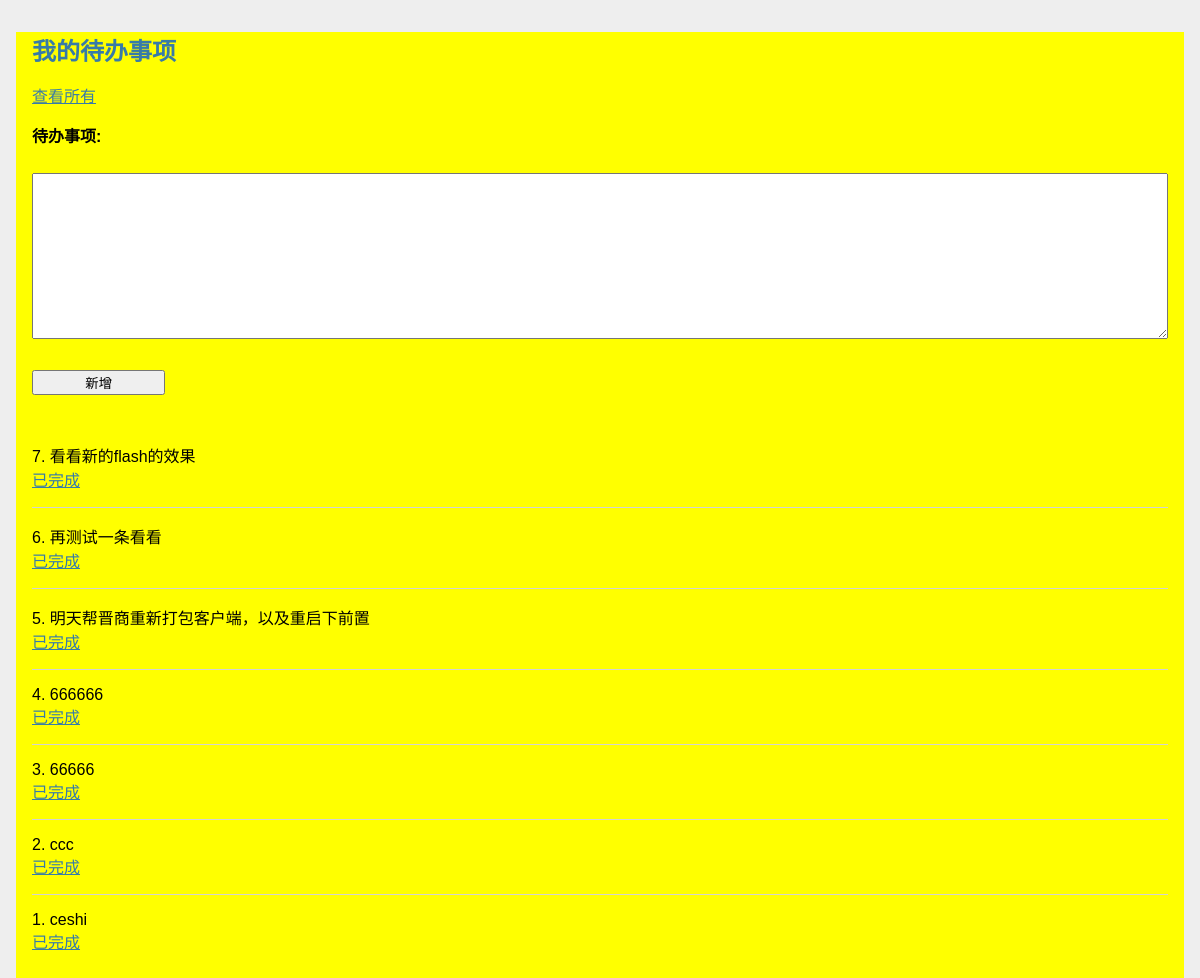
The app's page /, older data.
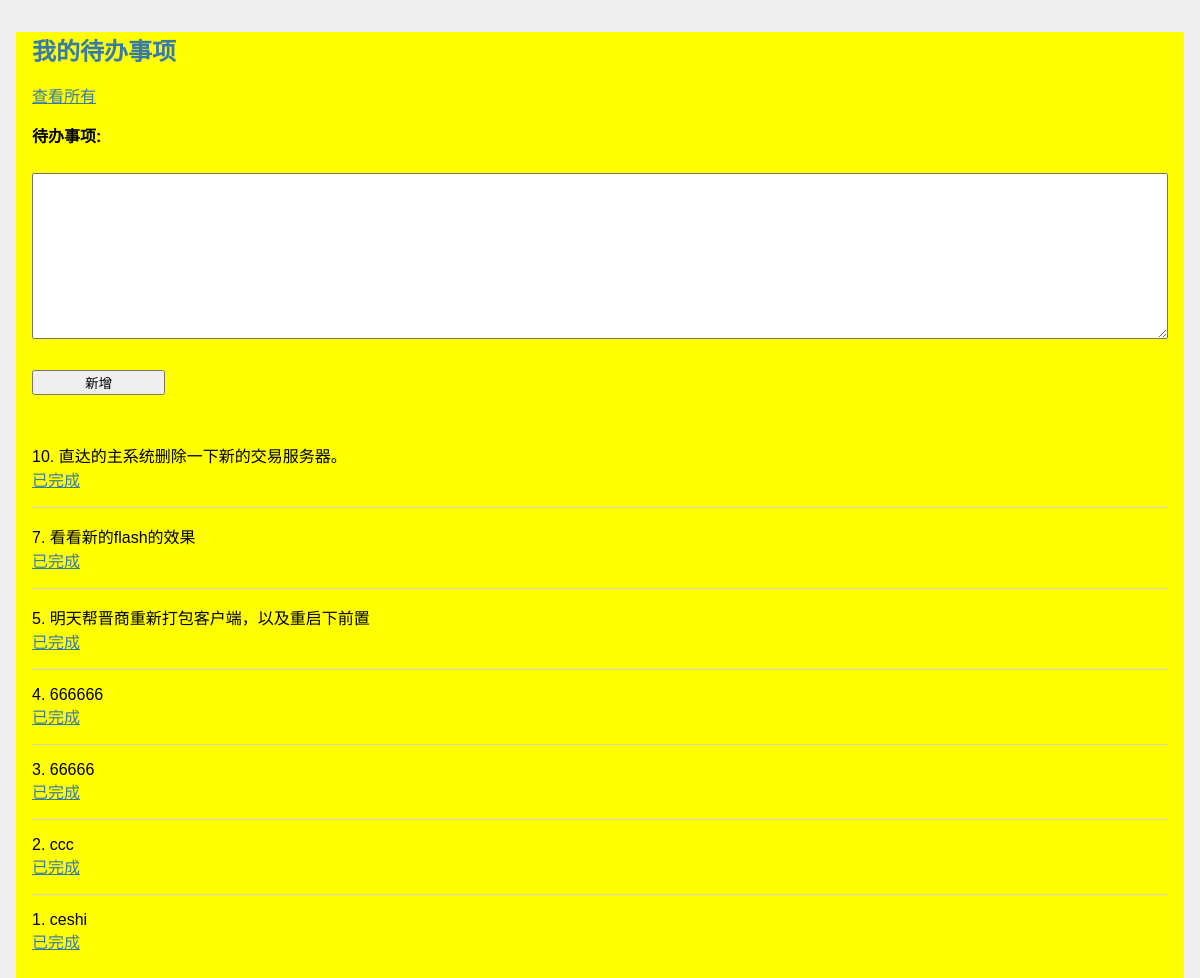
The same page, newer data.
### to_do/models.py (models this page shows)
class Thing(db.Model):
	id = db.Column(db.Integer, primary_key = True)
	body = db.Column(db.String(200))
	status = db.Column(db.Boolean, default = True)
	timestamp = db.Column(db.DateTime, default = datetime.now(), index = True)

### to_do/views.py (the view, shortened to what this page needs)
@app.route('/', methods = ['GET', 'POST'])
def index():
	things = Thing.query.filter_by(status=True).order_by(Thing.timestamp.desc()).all()
	form = to_do_Form()
	return render_template('index.html', form=form, things=things)

### to_do/forms.py
class to_do_Form(FlaskForm):
	body = TextAreaField('待办事项:', validators=[DataRequired(), Length(1,200)])
	submit = SubmitField('新增')

### to_do/templates/index.html (shortened to what this page needs)
{% extends 'base.html' %}
{% block content %}
	<form method="post">
		{{ form.body.label }}<br />
		{{ form.body }}<br />
		{{ form.submit }}<br />
	<div class="list">
		{% for thing in things %}
			<p>{{thing.id}}. {{ thing.body }} <br />
		<a href="{{ url_for('update', id=thing.id)}}">已完成</a>
			</p>
			{% if not loop.last%}
			<hr />
			{% endif %}
		{% endfor %}
	</div>
	</form>
{% endblock %}

Row changes from the older to the newer data that the page shows:
no longer on this page (row edited): Thing: id "6", body "再测试一条看看"
added Thing: id "10", body "直达的主系统删除一下新的交易服务器。"
